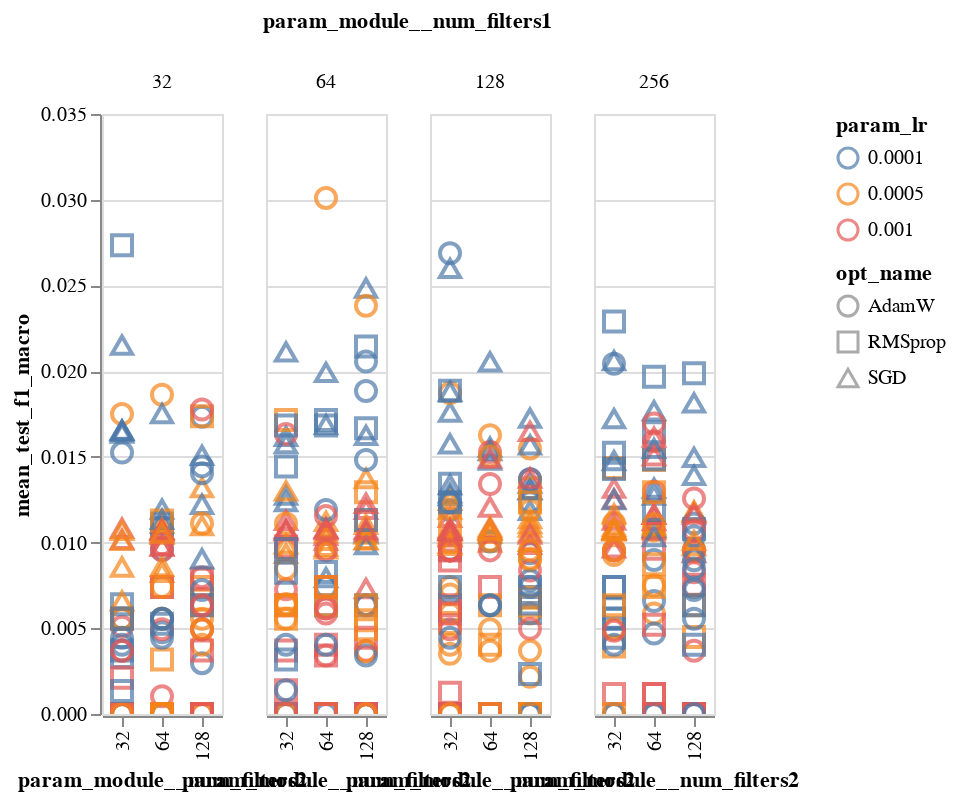

This figure's notebook cell:
### Code cell
alt.Chart(sm_res_df).mark_point(size=100).encode(
    x=alt.X('param_module__num_filters2:O'),#title="kernel size 1"),
    y='mean_test_f1_macro:Q',
    color=alt.Color('param_lr:N',scale=alt.Scale(scheme='tableau10')),
    column='param_module__num_filters1:N',
#     detail='model_desc:N',
    shape="opt_name:N",
    tooltip=["rank_test_score:O","param_module__num_filters1:N","param_module__kernel_size1:N","param_lr:N","param_module__fc_node_num1:N"]
    
).interactive()

### Figure 1 — Vega-Lite specification as saved in the notebook (floating-point values rounded to 4 significant figures; data arrays with more than 128 entries replaced by an {"elided": "..."} marker saying what was removed)
{"config": {"view": {"continuousWidth": 400, "continuousHeight": 300}}, "data": {"name": "data-cec9fa0c5d3289269061eebe614e4162"}, "mark": {"type": "point", "size": 100}, "encoding": {"color": {"type": "nominal", "field": "param_lr", "scale": {"scheme": "tableau10"}}, "column": {"type": "nominal", "field": "param_module__num_filters1"}, "shape": {"type": "nominal", "field": "opt_name"}, "tooltip": [{"type": "ordinal", "field": "rank_test_score"}, {"type": "nominal", "field": "param_module__num_filters1"}, {"type": "nominal", "field": "param_module__kernel_size1"}, {"type": "nominal", "field": "param_lr"}, {"type": "nominal", "field": "param_module__fc_node_num1"}], "x": {"type": "ordinal", "field": "param_module__num_filters2"}, "y": {"type": "quantitative", "field": "mean_test_f1_macro"}}, "selection": {"selector004": {"type": "interval", "bind": "scales", "encodings": ["x", "y"]}}, "$schema": "https://vega.github.io/schema/vega-lite/v4.8.1.json", "datasets": {"data-cec9fa0c5d3289269061eebe614e4162": {"elided": "500 records"}}}
